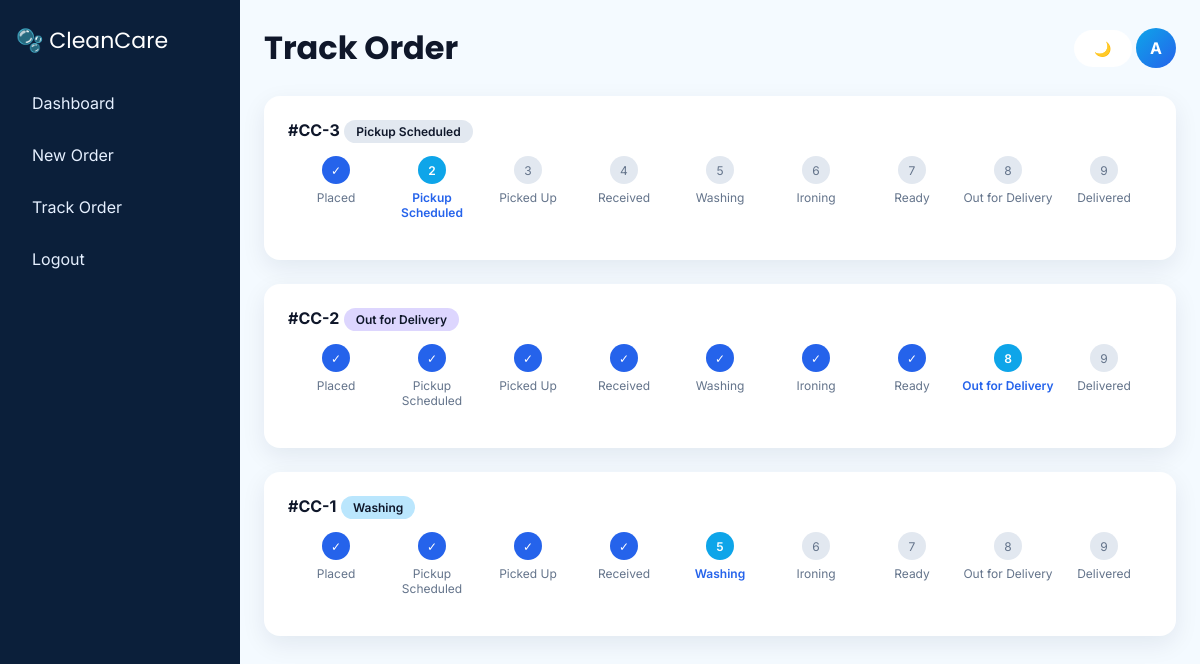
The page /customer/track_order.php (signed in) on the database its author committed.
### tables this page shows
CREATE TABLE orders(id INT AUTO_INCREMENT PRIMARY KEY,customer_id INT NOT NULL,branch_id INT NOT NULL,service_id INT NOT NULL,qty INT NOT NULL,total DECIMAL(10,2) NOT NULL,
 address VARCHAR(200) NOT NULL,slot VARCHAR(40),notes VARCHAR(255),status VARCHAR(30) NOT NULL DEFAULT 'Placed',paid TINYINT DEFAULT 0,created_at TIMESTAMP DEFAULT CURRENT_TIMESTAMP,
 INDEX(status),INDEX(customer_id),FOREIGN KEY(customer_id) REFERENCES users(id),FOREIGN KEY(branch_id) REFERENCES branches(id),FOREIGN KEY(service_id) REFERENCES services(id));

### customer/track_order.php (the view)
<?php require '../includes/functions.php';require_role('customer');$title='Track Order';
$rows=q('SELECT * FROM orders WHERE customer_id=? ORDER BY id DESC',[$_SESSION['u']['id']])->fetchAll();include '../includes/header.php';
foreach($rows as $r){$i=array_search($r['status'],FLOW);echo '<div class="card"><b>#CC-'.$r['id'].'</b> '.badge($r['status']).'<div class="steps">';
 foreach(FLOW as $k=>$s)echo '<div class="step '.($k<$i?'done':($k==$i?'now':'')).'"><i>'.($k<$i?'✓':$k+1).'</i>'.e($s).'</div>';echo '</div></div>';}
if(!$rows)echo '<div class="card">No orders yet.</div>';include '../includes/footer.php';

### includes/functions.php (shortened to what this page needs)
<?php
function db(){static $p;if(!$p)$p=new PDO('mysql:host='.DB_HOST.';dbname='.DB_NAME.';charset=utf8mb4',DB_USER,DB_PASS,[PDO::ATTR_ERRMODE=>PDO::ERRMODE_EXCEPTION,PDO::ATTR_DEFAULT_FETCH_MODE=>PDO::FETCH_ASSOC]);return $p;}
function q($sql,$a=[]){$s=db()->prepare($sql);$s->execute($a);return $s;}
function e($v){return htmlspecialchars((string)$v,ENT_QUOTES,'UTF-8');}
function badge($s){return '<span class="chip s-'.strtolower(str_replace(' ','-',$s)).'">'.e($s).'</span>';}
 include __DIR__.'/header.php'; ?>

### assets/css/style.css (style rules this page uses)
:root { --p:#0EA5E9;--p2:#2563EB;--mint:#2DD4BF;--navy:#0B1F3A;--bg:#F4FAFF;--card:#fff;--cta:#FF7A59;--tx:#0F172A;--mut:#64748B;--r:16px;--sh:0 8px 24px rgba(11,31,58,.08) }
* { box-sizing:border-box }
body { margin:0;font:16px Inter,sans-serif;background:var(--bg);color:var(--tx) }
.card { background:var(--card);border-radius:var(--r);box-shadow:var(--sh);padding:24px;margin-bottom:24px;overflow-x:auto }
.chip { padding:4px 12px;border-radius:999px;font:600 12px Inter;background:#E2E8F0;color:#0F172A }
.s-washing { background:#BAE6FD }
.s-out-for-delivery { background:#DDD6FE }
body.app { display:flex;min-height:100vh }
.steps { display:flex;margin:16px 0;min-width:640px }
.step { flex:1;text-align:center;font-size:12px;color:var(--mut) }
.step i { display:grid;place-items:center;width:28px;height:28px;margin:0 auto 6px;border-radius:50%;background:#E2E8F0;font-style:normal }
.step.done i { background:var(--p2);color:#fff }
.step.now i { background:var(--p);color:#fff;animation:pulse 1.5s infinite }
.step.now { color:var(--p2);font-weight:600 }

### rows shown on the page
orders: id "3", status "Pickup Scheduled", s "Placed", s "Pickup Scheduled", s "Picked Up", s "Received", s "Washing", s "Ironing", s "Ready", s "Out for Delivery", s "Delivered"
orders: id "2", status "Out for Delivery", s "Placed", s "Pickup Scheduled", s "Picked Up", s "Received", s "Washing", s "Ironing", s "Ready", s "Out for Delivery", s "Delivered"
orders: id "1", status "Washing", s "Placed", s "Pickup Scheduled", s "Picked Up", s "Received", s "Washing", s "Ironing", s "Ready", s "Out for Delivery", s "Delivered"

### other values the page prints
$l "Dashboard"
$l "New Order"
$l "Track Order"
$title "Track Order"
$u['name'][0] "A"
